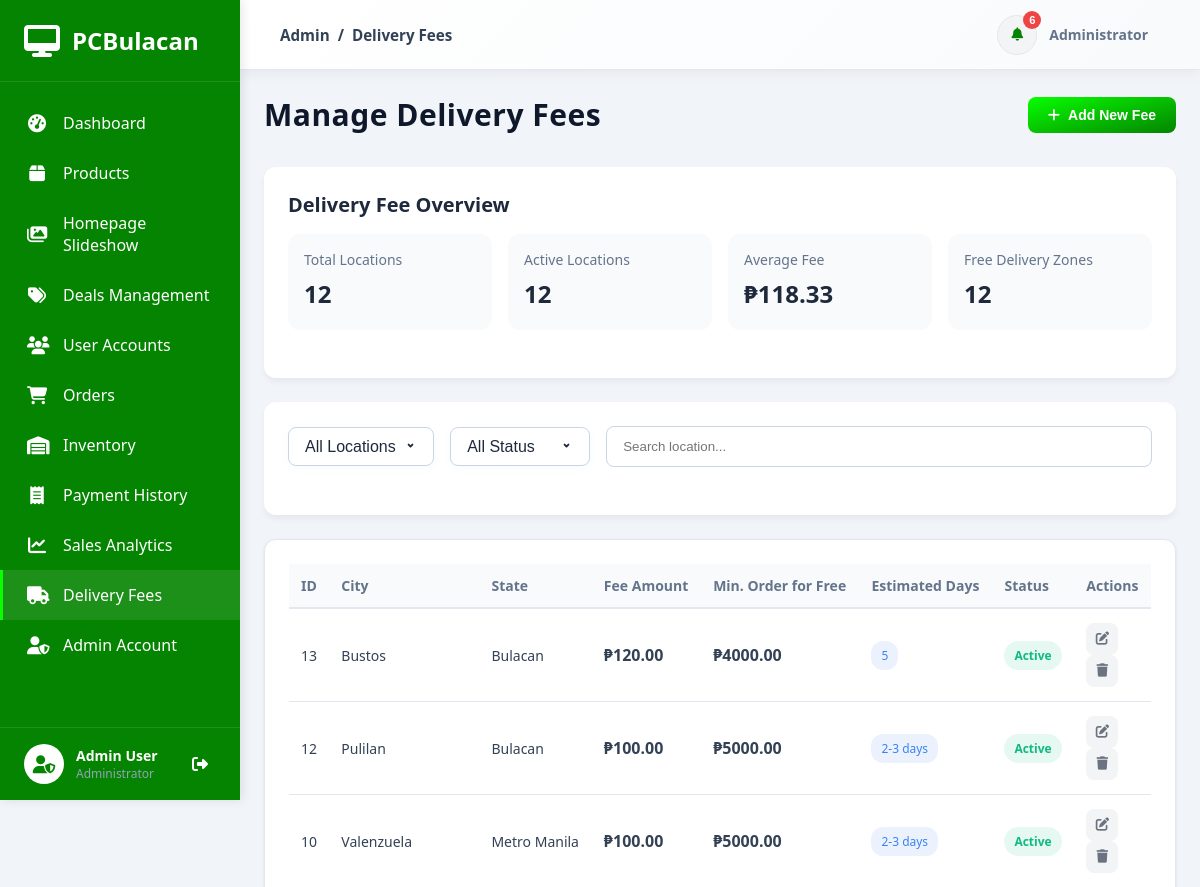
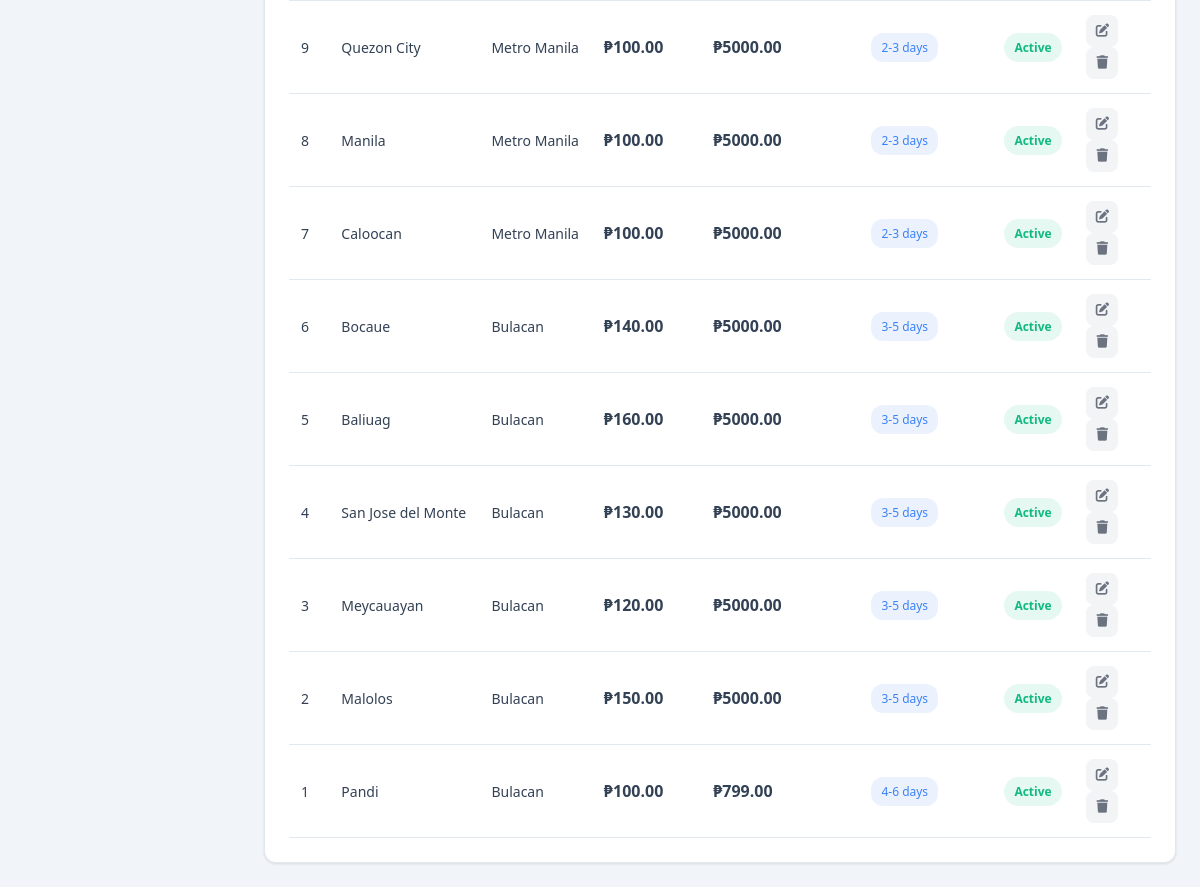
Screenshot of /dashboard/delivery-fees/ (signed in) with the database file from the repository (2 pictures, top to bottom).
### accounts/models.py (models this page shows, shortened)
class User(AbstractUser):
    username = None
    email = models.EmailField(_('email address'), unique=True)
    phone = models.CharField(max_length=20, blank=True, null=True)
    address = models.TextField(blank=True, null=True)
    city = models.CharField(max_length=100, blank=True, null=True)
    state = models.CharField(max_length=100, blank=True, null=True)
    zip_code = models.CharField(max_length=10, blank=True, null=True)
    profile_picture = models.ImageField(upload_to='profile_pictures/', blank=True, null=True)
    USERNAME_FIELD = 'email'
    REQUIRED_FIELDS = ['first_name', 'last_name']
    objects = UserManager()
    class Meta:
        db_table = 'accounts_user'
        verbose_name = 'User'
        verbose_name_plural = 'Users'
        ordering = ['-date_joined']
    def get_full_name(self):
        full_name = f'{self.first_name} {self.last_name}'
        return full_name.strip()

### orders/models.py (models this page shows, shortened)
class DeliveryFee(models.Model):
    city = models.CharField(max_length=100)
    state = models.CharField(max_length=100)
    fee_amount = models.DecimalField(max_digits=10, decimal_places=2)
    min_order_free_delivery = models.DecimalField(max_digits=10, decimal_places=2, default=0.00, help_text="Minimum order amount for free delivery")
    estimated_days = models.CharField(max_length=50, help_text="Estimated delivery time (e.g., '3-5 days')")
    is_available = models.BooleanField(default=True)
    created_at = models.DateTimeField(auto_now_add=True)
    updated_at = models.DateTimeField(auto_now=True)
    class Meta:
        verbose_name = 'Delivery Fee'
        verbose_name_plural = 'Delivery Fees'
        unique_together = ('city', 'state')
        ordering = ['state', 'city']

### dashboard/views.py (the view)
# urls.py: path('delivery-fees/', views.manage_delivery_fees, name='manage_delivery_fees'),
@staff_member_required
def manage_delivery_fees(request):
    from django.db.models import Avg
    total_locations = DeliveryFee.objects.count()
    active_locations = DeliveryFee.objects.filter(is_available=True).count()
    avg_fee = DeliveryFee.objects.aggregate(avg=Avg('fee_amount'))['avg'] or 0
    free_delivery_locations = DeliveryFee.objects.filter(min_order_free_delivery__gt=0).count()
    delivery_fees = DeliveryFee.objects.all().order_by('-id')
    states = DeliveryFee.objects.values_list('state', flat=True).distinct().order_by('state')
    context = {
        'delivery_fees': delivery_fees,
        'total_locations': total_locations,
        'active_locations': active_locations,
        'avg_fee': avg_fee,
        'free_delivery_locations': free_delivery_locations,
        'states': states,
    }
    return render(request, 'dashboard/manage_delivery_fees.html', context)

### orders/context_processors.py (called while the page is built)
def cart_context(request):
    if request.user.is_authenticated:
        cart, created = Cart.objects.get_or_create(user=request.user)
        return {
            'cart': cart,
            'cart_count': cart.unique_items_count  # Count unique products, not total quantity
        }
    return {
        'cart': None,
        'cart_count': 0
    }

### orders/models.py (called while the page is built)
    @property
    def unique_items_count(self):
        return self.items.count()

### templates/dashboard/manage_delivery_fees.html (shortened to what this page needs)
{% extends 'admin_base.html' %}
{% load static %}
{% block content %}
{% include 'includes/admin_sidebar.html' %}
<div class="admin-content">
    {% include 'includes/admin_header.html' with page_title="Delivery Fees" %}
    <div class="dashboard-wrapper">
        <div class="dashboard-header-section">
            <h1 class="dashboard-title">Manage Delivery Fees</h1>
            <button class="btn btn-primary" id="addFeeBtn">
                <i class="fas fa-plus"></i> <strong>Add New Fee</strong>
            </button>
        </div>
        <div class="fee-card">
            <div class="fee-card-header">
                <h2 class="fee-card-title">Delivery Fee Overview</h2>
            </div>
            <div class="fee-stats">
                <div class="stat-item">
                    <span class="stat-label">Total Locations</span>
                    <span class="stat-value">{{ total_locations }}</span>
                </div>
                <div class="stat-item">
                    <span class="stat-label">Active Locations</span>
                    <span class="stat-value">{{ active_locations }}</span>
                </div>
                <div class="stat-item">
                    <span class="stat-label">Average Fee</span>
                    <span class="stat-value">₱{{ avg_fee|floatformat:2 }}</span>
                </div>
                <div class="stat-item">
                    <span class="stat-label">Free Delivery Zones</span>
                    <span class="stat-value">{{ free_delivery_locations }}</span>
                </div>
            </div>
        </div>
        <div class="fee-card">
            <div class="filters-container">
                <div class="filters">
                    <select id="stateFilter" class="form-select">
                        <option value="">All Locations</option>
                    </select>
                    <select id="statusFilter" class="form-select">
                        <option value="">All Status</option>
                    </select>
                </div>
                <div class="search-container">
                    <input type="text" id="searchInput" placeholder="Search location...">
                </div>
            </div>
        </div>
        <div class="dashboard-card">
            <div class="card-body">
                <div class="table-responsive">
                    <table>
                        <thead>
                            <tr>
                                <th>ID</th>
                                <th>City</th>
                                <th>State</th>
                                <th>Fee Amount</th>
                                <th>Min. Order for Free</th>
                                <th>Estimated Days</th>
                                <th>Status</th>
                                <th>Actions</th>
                            </tr>
                        </thead>
                        <tbody id="feesTableBody">
                            {% for fee in delivery_fees %}
                            <tr data-id="{{ fee.id }}" data-city="{{ fee.city|lower }}" data-state="{{ fee.state|lower }}" data-status="{% if fee.is_available %}Active{% else %}Inactive{% endif %}">
                                <td>{{ fee.id }}</td>
                                <td>{{ fee.city }}</td>
                                <td>{{ fee.state }}</td>
                                <td class="fee-amount">₱{{ fee.fee_amount|floatformat:2 }}</td>
                                <td class="min-order">₱{{ fee.min_order_free_delivery|floatformat:2 }}</td>
                                <td><span class="days-badge">{{ fee.estimated_days }}</span></td>
                                <td>
                                    <span class="status-badge status-toggle {% if fee.is_available %}active{% else %}inactive{% endif %}" data-id="{{ fee.id }}">
                                        {% if fee.is_available %}Active{% else %}Inactive{% endif %}
                                    </span>
                                </td>
                                <td>
                                    <button class="btn-icon edit edit-fee" data-id="{{ fee.id }}" title="Edit">
                                        <i class="fas fa-edit"></i>
                                    </button>
                                    <button class="btn-icon delete delete-fee" data-id="{{ fee.id }}" title="Delete">
                                        <i class="fas fa-trash"></i>
                                    </button>
                                </td>
                            </tr>
                            {% empty %}
                            <tr>
                                <td colspan="8" style="text-align: center; padding: 2rem; color: #64748b;">
                                    No delivery fees found.
                                </td>
                            </tr>
                            {% endfor %}
                        </tbody>
                    </table>
                </div>
            </div>
        </div>
    </div>
</div>
{% endblock %}

### templates/includes/admin_sidebar.html (shortened to what this page needs)
{% load static %}
<nav class="admin-sidebar">
    <div class="sidebar-header">
        <div class="logo">
            <i class="fas fa-desktop" style="color: white;"></i>
            <span>PCBulacan</span>
        </div>
    </div>
    <div class="sidebar-menu">
        <a href="{% url 'dashboard:home' %}" class="menu-item {% if request.resolver_match.url_name == 'home' %}active{% endif %}">
            <i class="fas fa-tachometer-alt"></i>
            <span>Dashboard</span>
        </a>
        <a href="{% url 'dashboard:manage_products' %}" class="menu-item ">
            <i class="fas fa-box"></i>
            <span>Products</span>
        </a>
        <a href="{% url 'dashboard:manage_slideshow' %}" class="menu-item {% if request.resolver_match.url_name == 'manage_slideshow' %}active{% endif %}">
            <i class="fas fa-images"></i>
            <span>Homepage Slideshow</span>
        </a>
        <a href="{% url 'dashboard:manage_deals' %}" class="menu-item ">
            <i class="fas fa-tags"></i>
            <span>Deals Management</span>
        </a>
        <a href="{% url 'dashboard:manage_users' %}" class="menu-item {% if request.resolver_match.url_name == 'manage_users' %}active{% endif %}">
            <i class="fas fa-users"></i>
            <span>User Accounts</span>
        </a>
        <a href="{% url 'dashboard:manage_orders' %}" class="menu-item {% if request.resolver_match.url_name == 'manage_orders' %}active{% endif %}">
            <i class="fas fa-shopping-cart"></i>
            <span>Orders</span>
        </a>
        <a href="{% url 'dashboard:inventory_management' %}" class="menu-item {% if request.resolver_match.url_name == 'inventory_management' %}active{% endif %}">
            <i class="fas fa-warehouse"></i>
            <span>Inventory</span>
        </a>
        <a href="{% url 'dashboard:payment_history' %}" class="menu-item {% if request.resolver_match.url_name == 'payment_history' %}active{% endif %}">
            <i class="fas fa-receipt"></i>
            <span>Payment History</span>
        </a>
        <a href="{% url 'dashboard:sales_analytics' %}" class="menu-item {% if request.resolver_match.url_name == 'sales_analytics' %}active{% endif %}">
            <i class="fas fa-chart-line"></i>
            <span>Sales Analytics</span>
        </a>
        <a href="{% url 'dashboard:manage_delivery_fees' %}" class="menu-item {% if request.resolver_match.url_name == 'manage_delivery_fees' %}active{% endif %}">
            <i class="fas fa-truck"></i>
            <span>Delivery Fees</span>
        </a>
        <a href="{% url 'dashboard:admin_account' %}" class="menu-item {% if request.resolver_match.url_name == 'admin_account' %}active{% endif %}">
            <i class="fas fa-user-shield"></i>
            <span>Admin Account</span>
        </a>
    </div>
    <div class="sidebar-footer">
        <div class="user-info">
            <div class="user-avatar">
                <i class="fas fa-user-shield" style="color: #048400;"></i>
            </div>
            <div class="user-details">
                <div class="user-name">{{ user.get_full_name }}</div>
                <div class="user-role">Administrator</div>
            </div>
        </div>
        <a href="{% url 'accounts:logout' %}" class="logout-btn" title="Logout">
            <i class="fas fa-sign-out-alt" style="color: white;"></i>
        </a>
    </div>
</nav>

### static/css/admin.css (style rules this page uses)
:root { --primary-color: #048400; --secondary-color: #64748b; --success-color: #10b981; --warning-color: #f59e0b; --danger-color: #ef4444; --info-color: #06b6d4; --dark-color: #0f172a; --light-color: #f8fafc; --border-color: #e2e8f0; --sidebar-width: 260px; --header-height: 70px; }
* { margin: 0; padding: 0; box-sizing: border-box; }
body { font-family: 'Segoe UI', Tahoma, Geneva, Verdana, sans-serif; background-color: #f1f5f9; color: #334155; }
.admin-sidebar { width: var(--sidebar-width); background: linear-gradient(135deg, #08fe01 0%, #048400 100%);; color: white; position: fixed; left: 0; top: 0; bottom: 0; display: flex; flex-direction: column; z-index: 1000; box-shadow: 2px 0 10px rgba(0, 0, 0, 0.1); transition: transform 0.3s ease; }
.sidebar-header { padding: 1.5rem; border-bottom: 1px solid rgba(255, 255, 255, 0.1); background-color: #048400; }
.sidebar-header .logo { display: flex; align-items: center; gap: 0.75rem; font-size: 1.5rem; font-weight: bold; color: white; }
.sidebar-header .logo i { color: var(--primary-color); font-size: 2rem; }
.sidebar-menu { flex: 1; padding: 1rem 0; overflow-y: auto; background-color: #048400; }
.menu-item { display: flex; align-items: center; gap: 1rem; padding: 0.875rem 1.5rem; color: white; text-decoration: none; transition: all 0.3s ease; border-left: 3px solid transparent; }
.menu-item.active { background-color: rgba(236, 238, 244, 0.1); color: white; border-left-color: #08fe01; }
.menu-item i { font-size: 1.125rem; width: 20px; text-align: center; }
.sidebar-footer { padding: 1rem 1.5rem; border-top: 1px solid rgba(255, 255, 255, 0.1); display: flex; align-items: center; justify-content: space-between; background-color: #048400; }
.user-info { display: flex; align-items: center; gap: 0.75rem; flex: 1; }
.user-avatar { width: 40px; height: 40px; border-radius: 50%; background-color: white; display: flex; align-items: center; justify-content: center; font-size: 1.125rem; }
.user-details { flex: 1; }
.user-name { font-weight: 600; font-size: 0.875rem; color: white; }
.user-role { font-size: 0.75rem; color: #94a3b8; }
.logout-btn { color: #cbd5e1; text-decoration: none; padding: 0.5rem; border-radius: 0.375rem; transition: all 0.3s ease; }
.admin-content { margin-left: var(--sidebar-width); flex: 1; display: flex; flex-direction: column; min-height: 100vh; }
.dashboard-wrapper { flex: 1; padding: 2rem; }
.dashboard-header-section { display: flex; justify-content: space-between; align-items: center; margin-bottom: 2rem; }
.dashboard-title { font-size: 2rem; font-weight: 700; color: var(--dark-color); }
.stat-value { font-size: 1.75rem; font-weight: 700; color: var(--dark-color); margin-bottom: 0.25rem; }
.dashboard-card { background: white; border-radius: 0.75rem; box-shadow: 0 1px 3px rgba(0, 0, 0, 0.1); border: 1px solid var(--border-color); overflow: hidden; }
.card-body { padding: 1.5rem; }
.table-responsive { overflow-x: auto; }
table { width: 100%; border-collapse: collapse; }
table thead th { text-align: left; padding: 0.75rem; font-size: 0.875rem; font-weight: 600; color: var(--secondary-color); border-bottom: 2px solid var(--border-color); }
table tbody td { padding: 0.875rem 0.75rem; font-size: 0.875rem; border-bottom: 1px solid var(--border-color); }
.status-badge { display: inline-block; padding: 0.25rem 0.75rem; border-radius: 1rem; font-size: 0.75rem; font-weight: 600; }
.btn { display: inline-flex; align-items: center; gap: 0.5rem; padding: 0.625rem 1.25rem; border-radius: 0.5rem; font-size: 0.875rem; font-weight: 500; cursor: pointer; transition: all 0.3s ease; border: none; text-decoration: none; }
.btn-primary { background: linear-gradient(165deg, #08fe01 0%, #048400 100%); color: white; }
.btn-icon { width: 32px; height: 32px; display: flex; align-items: center; justify-content: center; border-radius: 0.375rem; background-color: var(--light-color); color: var(--secondary-color); text-decoration: none; transition: all 0.3s ease; }
@media (max-width: 1400px) { .dashboard-wrapper { padding: 1.5rem; } }
@media (max-width: 1200px) { :root { --sidebar-width: 240px; } }
@media (max-width: 1200px) { .admin-content { margin-left: 240px; } }
@media (max-width: 1200px) { .dashboard-wrapper { padding: 1.25rem; } }
.dashboard-card, .stat-card { animation: fadeInUp 0.5s ease forwards; }

### rows the page displays
User: get_full_name "Admin User"
DeliveryFee: id "13", city "Bustos", state "Bulacan", fee_amount "120.00", min_order_free_delivery "4000.00", estimated_days "5", is_available "Active"
DeliveryFee: id "12", city "Pulilan", state "Bulacan", fee_amount "100.00", min_order_free_delivery "5000.00", estimated_days "2-3 days", is_available "Active"
DeliveryFee: id "10", city "Valenzuela", state "Metro Manila", fee_amount "100.00", min_order_free_delivery "5000.00", estimated_days "2-3 days", is_available "Active"
DeliveryFee: id "9", city "Quezon City", state "Metro Manila", fee_amount "100.00", min_order_free_delivery "5000.00", estimated_days "2-3 days", is_available "Active"
DeliveryFee: id "8", city "Manila", state "Metro Manila", fee_amount "100.00", min_order_free_delivery "5000.00", estimated_days "2-3 days", is_available "Active"
DeliveryFee: id "7", city "Caloocan", state "Metro Manila", fee_amount "100.00", min_order_free_delivery "5000.00", estimated_days "2-3 days", is_available "Active"
DeliveryFee: id "6", city "Bocaue", state "Bulacan", fee_amount "140.00", min_order_free_delivery "5000.00", estimated_days "3-5 days", is_available "Active"
DeliveryFee: id "5", city "Baliuag", state "Bulacan", fee_amount "160.00", min_order_free_delivery "5000.00", estimated_days "3-5 days", is_available "Active"
DeliveryFee: id "4", city "San Jose del Monte", state "Bulacan", fee_amount "130.00", min_order_free_delivery "5000.00", estimated_days "3-5 days", is_available "Active"
DeliveryFee: id "3", city "Meycauayan", state "Bulacan", fee_amount "120.00", min_order_free_delivery "5000.00", estimated_days "3-5 days", is_available "Active"
DeliveryFee: id "2", city "Malolos", state "Bulacan", fee_amount "150.00", min_order_free_delivery "5000.00", estimated_days "3-5 days", is_available "Active"
DeliveryFee: id "1", city "Pandi", state "Bulacan", fee_amount "100.00", min_order_free_delivery "799.00", estimated_days "4-6 days", is_available "Active"

### other values shown
{{ page_title|default:"Dashboard" }} "Delivery Fees"
{{ total_locations }} "12"
{{ active_locations }} "12"
{{ avg_fee|floatformat:2 }} "118.33"
{{ free_delivery_locations }} "12"
